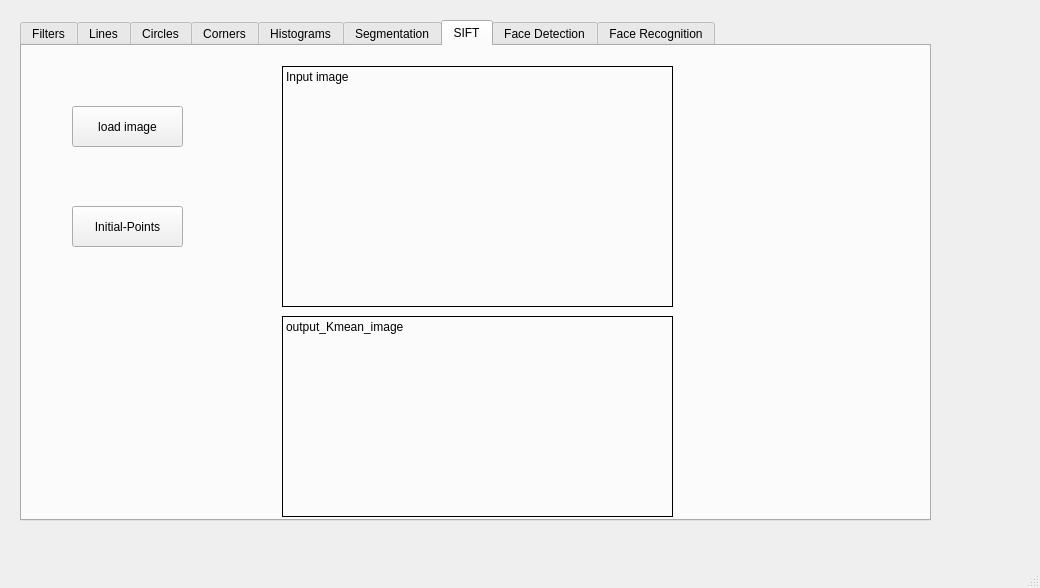
<?xml version="1.0" encoding="UTF-8"?>
<ui version="4.0">
 <class>MainWindow</class>
 <widget class="QMainWindow" name="MainWindow">
  <property name="geometry">
   <rect>
    <x>0</x>
    <y>0</y>
    <width>1040</width>
    <height>588</height>
   </rect>
  </property>
  <property name="windowTitle">
   <string>MainWindow</string>
  </property>
  <widget class="QWidget" name="centralwidget">
   <widget class="QWidget" name="gridLayoutWidget">
    <property name="geometry">
     <rect>
      <x>20</x>
      <y>20</y>
      <width>911</width>
      <height>501</height>
     </rect>
    </property>
    <layout class="QGridLayout" name="gridLayout">
     <item row="1" column="0">
      <widget class="QTabWidget" name="tabWidget">
       <property name="enabled">
        <bool>true</bool>
       </property>
       <property name="currentIndex">
        <number>6</number>
       </property>
       <widget class="QWidget" name="tab_filters">
        <attribute name="title">
         <string>Filters</string>
        </attribute>
        <widget class="QLabel" name="label_filters_input">
         <property name="geometry">
          <rect>
           <x>180</x>
           <y>30</y>
           <width>331</width>
           <height>231</height>
          </rect>
         </property>
         <property name="frameShape">
          <enum>QFrame::Box</enum>
         </property>
         <property name="text">
          <string>Input image</string>
         </property>
         <property name="alignment">
          <set>Qt::AlignLeading|Qt::AlignLeft|Qt::AlignTop</set>
         </property>
        </widget>
        <widget class="QLabel" name="label_filters_output">
         <property name="geometry">
          <rect>
           <x>520</x>
           <y>30</y>
           <width>331</width>
           <height>231</height>
          </rect>
         </property>
         <property name="frameShape">
          <enum>QFrame::Box</enum>
         </property>
         <property name="text">
          <string>Output image</string>
         </property>
         <property name="textFormat">
          <enum>Qt::PlainText</enum>
         </property>
         <property name="alignment">
          <set>Qt::AlignLeading|Qt::AlignLeft|Qt::AlignTop</set>
         </property>
        </widget>
        <widget class="QPushButton" name="pushButton_filters_load">
         <property name="geometry">
          <rect>
           <x>20</x>
           <y>30</y>
           <width>121</width>
           <height>81</height>
          </rect>
         </property>
         <property name="text">
          <string>Load Image</string>
         </property>
        </widget>
        <widget class="QGroupBox" name="groupBox">
         <property name="geometry">
          <rect>
           <x>30</x>
           <y>280</y>
           <width>851</width>
           <height>151</height>
          </rect>
         </property>
         <property name="title">
          <string>Filter Settings</string>
         </property>
         <widget class="QWidget" name="horizontalLayoutWidget">
          <property name="geometry">
           <rect>
            <x>20</x>
            <y>40</y>
            <width>311</width>
            <height>41</height>
           </rect>
          </property>
          <layout class="QHBoxLayout" name="horizontalLayout">
           <item>
            <widget class="QLabel" name="label_3">
             <property name="text">
              <string>Select spatial domain Filter</string>
             </property>
            </widget>
           </item>
           <item>
            <widget class="QComboBox" name="comboBox">
             <property name="editable">
              <bool>false</bool>
             </property>
             <property name="currentText">
              <string/>
             </property>
            </widget>
           </item>
          </layout>
         </widget>
         <widget class="QGroupBox" name="groupBox_2">
          <property name="geometry">
           <rect>
            <x>340</x>
            <y>20</y>
            <width>371</width>
            <height>141</height>
           </rect>
          </property>
          <property name="title">
           <string>Additional Parameters (Spatial domain filters only)</string>
          </property>
          <widget class="QLineEdit" name="lineEdit">
           <property name="geometry">
            <rect>
             <x>170</x>
             <y>30</y>
             <width>31</width>
             <height>20</height>
            </rect>
           </property>
          </widget>
          <widget class="QLabel" name="label_12">
           <property name="geometry">
            <rect>
             <x>30</x>
             <y>30</y>
             <width>131</width>
             <height>21</height>
            </rect>
           </property>
           <property name="text">
            <string>Sigma value (σ) =</string>
           </property>
          </widget>
          <widget class="QLabel" name="label_13">
           <property name="geometry">
            <rect>
             <x>30</x>
             <y>50</y>
             <width>361</width>
             <height>20</height>
            </rect>
           </property>
           <property name="text">
            <string>&quot;for Gaussian and LoG filters only&quot;</string>
           </property>
          </widget>
          <widget class="QLineEdit" name="lineEdit_2">
           <property name="geometry">
            <rect>
             <x>170</x>
             <y>80</y>
             <width>31</width>
             <height>20</height>
            </rect>
           </property>
          </widget>
          <widget class="QLabel" name="label_14">
           <property name="geometry">
            <rect>
             <x>30</x>
             <y>80</y>
             <width>141</width>
             <height>20</height>
            </rect>
           </property>
           <property name="text">
            <string>Sigma values (σ) =</string>
           </property>
          </widget>
          <widget class="QLineEdit" name="lineEdit_3">
           <property name="geometry">
            <rect>
             <x>220</x>
             <y>80</y>
             <width>31</width>
             <height>20</height>
            </rect>
           </property>
          </widget>
          <widget class="QLabel" name="label_15">
           <property name="geometry">
            <rect>
             <x>30</x>
             <y>100</y>
             <width>101</width>
             <height>20</height>
            </rect>
           </property>
           <property name="text">
            <string>&quot;for DoG only&quot;</string>
           </property>
          </widget>
         </widget>
         <widget class="QWidget" name="horizontalLayoutWidget_2">
          <property name="geometry">
           <rect>
            <x>20</x>
            <y>90</y>
            <width>311</width>
            <height>41</height>
           </rect>
          </property>
          <layout class="QHBoxLayout" name="horizontalLayout_2">
           <item>
            <widget class="QLabel" name="label_16">
             <property name="text">
              <string>Select Fourier domain Filter</string>
             </property>
            </widget>
           </item>
           <item>
            <widget class="QComboBox" name="comboBox_2">
             <property name="editable">
              <bool>false</bool>
             </property>
             <property name="currentText">
              <string/>
             </property>
             <item>
              <property name="text">
               <string/>
              </property>
             </item>
             <item>
              <property name="text">
               <string>Low Pass Filter</string>
              </property>
             </item>
             <item>
              <property name="text">
               <string>High Pass Filter</string>
              </property>
             </item>
            </widget>
           </item>
          </layout>
         </widget>
         <widget class="QLineEdit" name="lineEdit_4">
          <property name="geometry">
           <rect>
            <x>120</x>
            <y>130</y>
            <width>21</width>
            <height>20</height>
           </rect>
          </property>
          <property name="text">
           <string/>
          </property>
         </widget>
         <widget class="QLineEdit" name="lineEdit_5">
          <property name="geometry">
           <rect>
            <x>210</x>
            <y>130</y>
            <width>21</width>
            <height>20</height>
           </rect>
          </property>
          <property name="text">
           <string/>
          </property>
         </widget>
         <widget class="QLabel" name="label">
          <property name="geometry">
           <rect>
            <x>74</x>
            <y>130</y>
            <width>41</width>
            <height>21</height>
           </rect>
          </property>
          <property name="text">
           <string>LPFK</string>
          </property>
         </widget>
         <widget class="QLabel" name="label_2">
          <property name="geometry">
           <rect>
            <x>160</x>
            <y>130</y>
            <width>51</width>
            <height>21</height>
           </rect>
          </property>
          <property name="text">
           <string>HPFK</string>
          </property>
         </widget>
        </widget>
        <widget class="QPushButton" name="pushButton_FourierTransform">
         <property name="geometry">
          <rect>
           <x>10</x>
           <y>120</y>
           <width>161</width>
           <height>71</height>
          </rect>
         </property>
         <property name="text">
          <string>Fourier Transform</string>
         </property>
        </widget>
       </widget>
       <widget class="QWidget" name="tab_lines">
        <attribute name="title">
         <string>Lines</string>
        </attribute>
        <widget class="QLabel" name="label_lines_input">
         <property name="geometry">
          <rect>
           <x>150</x>
           <y>30</y>
           <width>241</width>
           <height>171</height>
          </rect>
         </property>
         <property name="frameShape">
          <enum>QFrame::Box</enum>
         </property>
         <property name="text">
          <string>Input image</string>
         </property>
         <property name="alignment">
          <set>Qt::AlignLeading|Qt::AlignLeft|Qt::AlignTop</set>
         </property>
        </widget>
        <widget class="QLabel" name="label_4">
         <property name="geometry">
          <rect>
           <x>30</x>
           <y>140</y>
           <width>71</width>
           <height>21</height>
          </rect>
         </property>
         <property name="text">
          <string>Name:</string>
         </property>
        </widget>
        <widget class="QLabel" name="label_5">
         <property name="geometry">
          <rect>
           <x>30</x>
           <y>170</y>
           <width>71</width>
           <height>21</height>
          </rect>
         </property>
         <property name="text">
          <string>Size:</string>
         </property>
        </widget>
        <widget class="QPushButton" name="pushButton_lines_load">
         <property name="geometry">
          <rect>
           <x>20</x>
           <y>30</y>
           <width>121</width>
           <height>81</height>
          </rect>
         </property>
         <property name="text">
          <string>Load Image</string>
         </property>
        </widget>
        <widget class="QLabel" name="label_lines_hough">
         <property name="geometry">
          <rect>
           <x>150</x>
           <y>210</y>
           <width>241</width>
           <height>191</height>
          </rect>
         </property>
         <property name="frameShape">
          <enum>QFrame::Box</enum>
         </property>
         <property name="text">
          <string>Hough Space</string>
         </property>
         <property name="textFormat">
          <enum>Qt::PlainText</enum>
         </property>
         <property name="alignment">
          <set>Qt::AlignLeading|Qt::AlignLeft|Qt::AlignTop</set>
         </property>
        </widget>
        <widget class="QLabel" name="label_lines_input_2">
         <property name="geometry">
          <rect>
           <x>450</x>
           <y>30</y>
           <width>261</width>
           <height>171</height>
          </rect>
         </property>
         <property name="frameShape">
          <enum>QFrame::Box</enum>
         </property>
         <property name="text">
          <string>Image with significant lines</string>
         </property>
         <property name="alignment">
          <set>Qt::AlignLeading|Qt::AlignLeft|Qt::AlignTop</set>
         </property>
        </widget>
        <widget class="QLabel" name="label_lines_hough_2">
         <property name="geometry">
          <rect>
           <x>450</x>
           <y>210</y>
           <width>261</width>
           <height>191</height>
          </rect>
         </property>
         <property name="frameShape">
          <enum>QFrame::Box</enum>
         </property>
         <property name="text">
          <string>canny</string>
         </property>
         <property name="textFormat">
          <enum>Qt::PlainText</enum>
         </property>
         <property name="alignment">
          <set>Qt::AlignLeading|Qt::AlignLeft|Qt::AlignTop</set>
         </property>
        </widget>
       </widget>
       <widget class="QWidget" name="tab_circles">
        <property name="enabled">
         <bool>true</bool>
        </property>
        <attribute name="title">
         <string>Circles</string>
        </attribute>
        <widget class="QPushButton" name="pushButton_circles_load">
         <property name="geometry">
          <rect>
           <x>50</x>
           <y>30</y>
           <width>121</width>
           <height>81</height>
          </rect>
         </property>
         <property name="text">
          <string>Load Image</string>
         </property>
        </widget>
        <widget class="QLabel" name="label_circles_input">
         <property name="geometry">
          <rect>
           <x>180</x>
           <y>30</y>
           <width>241</width>
           <height>171</height>
          </rect>
         </property>
         <property name="frameShape">
          <enum>QFrame::Box</enum>
         </property>
         <property name="text">
          <string>Input image</string>
         </property>
         <property name="alignment">
          <set>Qt::AlignLeading|Qt::AlignLeft|Qt::AlignTop</set>
         </property>
        </widget>
        <widget class="QLabel" name="label_circles_hough">
         <property name="geometry">
          <rect>
           <x>180</x>
           <y>210</y>
           <width>561</width>
           <height>191</height>
          </rect>
         </property>
         <property name="frameShape">
          <enum>QFrame::Box</enum>
         </property>
         <property name="text">
          <string>Hough Space</string>
         </property>
         <property name="textFormat">
          <enum>Qt::PlainText</enum>
         </property>
         <property name="alignment">
          <set>Qt::AlignLeading|Qt::AlignLeft|Qt::AlignTop</set>
         </property>
        </widget>
        <widget class="QLabel" name="label_6">
         <property name="geometry">
          <rect>
           <x>60</x>
           <y>140</y>
           <width>71</width>
           <height>21</height>
          </rect>
         </property>
         <property name="text">
          <string>Name:</string>
         </property>
        </widget>
        <widget class="QLabel" name="label_7">
         <property name="geometry">
          <rect>
           <x>60</x>
           <y>170</y>
           <width>71</width>
           <height>21</height>
          </rect>
         </property>
         <property name="text">
          <string>Size:</string>
         </property>
        </widget>
        <widget class="QLabel" name="label_circles_output">
         <property name="geometry">
          <rect>
           <x>480</x>
           <y>30</y>
           <width>261</width>
           <height>171</height>
          </rect>
         </property>
         <property name="frameShape">
          <enum>QFrame::Box</enum>
         </property>
         <property name="text">
          <string>Image with significant lines</string>
         </property>
         <property name="alignment">
          <set>Qt::AlignLeading|Qt::AlignLeft|Qt::AlignTop</set>
         </property>
        </widget>
       </widget>
       <widget class="QWidget" name="tab_corners">
        <attribute name="title">
         <string>Corners</string>
        </attribute>
        <widget class="QPushButton" name="pushButton_corners_load">
         <property name="geometry">
          <rect>
           <x>30</x>
           <y>30</y>
           <width>121</width>
           <height>81</height>
          </rect>
         </property>
         <property name="text">
          <string>Load Image</string>
         </property>
        </widget>
        <widget class="QLabel" name="label_corners_input">
         <property name="geometry">
          <rect>
           <x>260</x>
           <y>30</y>
           <width>241</width>
           <height>171</height>
          </rect>
         </property>
         <property name="frameShape">
          <enum>QFrame::Box</enum>
         </property>
         <property name="text">
          <string>Image with significant lines</string>
         </property>
         <property name="alignment">
          <set>Qt::AlignLeading|Qt::AlignLeft|Qt::AlignTop</set>
         </property>
        </widget>
        <widget class="QLabel" name="label_corners_edge">
         <property name="geometry">
          <rect>
           <x>260</x>
           <y>210</y>
           <width>241</width>
           <height>191</height>
          </rect>
         </property>
         <property name="frameShape">
          <enum>QFrame::Box</enum>
         </property>
         <property name="text">
          <string>Edge Image</string>
         </property>
         <property name="textFormat">
          <enum>Qt::PlainText</enum>
         </property>
         <property name="alignment">
          <set>Qt::AlignLeading|Qt::AlignLeft|Qt::AlignTop</set>
         </property>
        </widget>
        <widget class="QLabel" name="label_8">
         <property name="geometry">
          <rect>
           <x>40</x>
           <y>140</y>
           <width>71</width>
           <height>21</height>
          </rect>
         </property>
         <property name="text">
          <string>Name:</string>
         </property>
        </widget>
        <widget class="QLabel" name="label_9">
         <property name="geometry">
          <rect>
           <x>40</x>
           <y>170</y>
           <width>71</width>
           <height>21</height>
          </rect>
         </property>
         <property name="text">
          <string>Size:</string>
         </property>
        </widget>
        <widget class="QLabel" name="label_corners_corners_output">
         <property name="geometry">
          <rect>
           <x>510</x>
           <y>30</y>
           <width>261</width>
           <height>171</height>
          </rect>
         </property>
         <property name="frameShape">
          <enum>QFrame::Box</enum>
         </property>
         <property name="text">
          <string>Image with significant corners</string>
         </property>
         <property name="alignment">
          <set>Qt::AlignLeading|Qt::AlignLeft|Qt::AlignTop</set>
         </property>
        </widget>
        <widget class="QLabel" name="label_corners_corners">
         <property name="geometry">
          <rect>
           <x>510</x>
           <y>210</y>
           <width>261</width>
           <height>191</height>
          </rect>
         </property>
         <property name="frameShape">
          <enum>QFrame::Box</enum>
         </property>
         <property name="text">
          <string>Corner Image</string>
         </property>
         <property name="textFormat">
          <enum>Qt::PlainText</enum>
         </property>
         <property name="alignment">
          <set>Qt::AlignLeading|Qt::AlignLeft|Qt::AlignTop</set>
         </property>
        </widget>
        <widget class="QPushButton" name="pushButton_corners_load_2">
         <property name="geometry">
          <rect>
           <x>30</x>
           <y>230</y>
           <width>121</width>
           <height>81</height>
          </rect>
         </property>
         <property name="text">
          <string>Get Corners</string>
         </property>
        </widget>
       </widget>
       <widget class="QWidget" name="tab_histograms">
        <attribute name="title">
         <string>Histograms</string>
        </attribute>
        <widget class="QLabel" name="label_histograms_houtput">
         <property name="geometry">
          <rect>
           <x>520</x>
           <y>200</y>
           <width>261</width>
           <height>191</height>
          </rect>
         </property>
         <property name="frameShape">
          <enum>QFrame::Box</enum>
         </property>
         <property name="text">
          <string>Output Histogram</string>
         </property>
         <property name="textFormat">
          <enum>Qt::PlainText</enum>
         </property>
         <property name="alignment">
          <set>Qt::AlignLeading|Qt::AlignLeft|Qt::AlignTop</set>
         </property>
        </widget>
        <widget class="QPushButton" name="pushButton_histograms_load">
         <property name="geometry">
          <rect>
           <x>40</x>
           <y>20</y>
           <width>121</width>
           <height>81</height>
          </rect>
         </property>
         <property name="text">
          <string>Load image</string>
         </property>
        </widget>
        <widget class="QLabel" name="label_histograms_input">
         <property name="geometry">
          <rect>
           <x>270</x>
           <y>20</y>
           <width>241</width>
           <height>171</height>
          </rect>
         </property>
         <property name="frameShape">
          <enum>QFrame::Box</enum>
         </property>
         <property name="text">
          <string>Input image</string>
         </property>
         <property name="alignment">
          <set>Qt::AlignLeading|Qt::AlignLeft|Qt::AlignTop</set>
         </property>
        </widget>
        <widget class="QLabel" name="label_histograms_output">
         <property name="geometry">
          <rect>
           <x>520</x>
           <y>20</y>
           <width>261</width>
           <height>171</height>
          </rect>
         </property>
         <property name="frameShape">
          <enum>QFrame::Box</enum>
         </property>
         <property name="text">
          <string>Output image</string>
         </property>
         <property name="alignment">
          <set>Qt::AlignLeading|Qt::AlignLeft|Qt::AlignTop</set>
         </property>
        </widget>
        <widget class="QLabel" name="label_10">
         <property name="geometry">
          <rect>
           <x>50</x>
           <y>160</y>
           <width>71</width>
           <height>21</height>
          </rect>
         </property>
         <property name="text">
          <string>Size:</string>
         </property>
        </widget>
        <widget class="QLabel" name="label_11">
         <property name="geometry">
          <rect>
           <x>50</x>
           <y>130</y>
           <width>71</width>
           <height>21</height>
          </rect>
         </property>
         <property name="text">
          <string>Name:</string>
         </property>
        </widget>
        <widget class="QLabel" name="label_histograms_hinput">
         <property name="geometry">
          <rect>
           <x>270</x>
           <y>200</y>
           <width>241</width>
           <height>191</height>
          </rect>
         </property>
         <property name="frameShape">
          <enum>QFrame::Box</enum>
         </property>
         <property name="text">
          <string>Input Histogram</string>
         </property>
         <property name="textFormat">
          <enum>Qt::PlainText</enum>
         </property>
         <property name="alignment">
          <set>Qt::AlignLeading|Qt::AlignLeft|Qt::AlignTop</set>
         </property>
        </widget>
        <widget class="QRadioButton" name="radioButton">
         <property name="geometry">
          <rect>
           <x>20</x>
           <y>220</y>
           <width>112</width>
           <height>23</height>
          </rect>
         </property>
         <property name="text">
          <string>Equalization</string>
         </property>
        </widget>
        <widget class="QRadioButton" name="radioButton_2">
         <property name="geometry">
          <rect>
           <x>130</x>
           <y>220</y>
           <width>112</width>
           <height>23</height>
          </rect>
         </property>
         <property name="text">
          <string>Matching</string>
         </property>
        </widget>
        <widget class="QPushButton" name="pushButton_histograms_load_target">
         <property name="geometry">
          <rect>
           <x>30</x>
           <y>280</y>
           <width>161</width>
           <height>71</height>
          </rect>
         </property>
         <property name="text">
          <string>Load target image</string>
         </property>
        </widget>
       </widget>
       <widget class="QWidget" name="tab_segmentation">
        <attribute name="title">
         <string>Segmentation</string>
        </attribute>
        <widget class="QLabel" name="input_snake_image">
         <property name="geometry">
          <rect>
           <x>270</x>
           <y>40</y>
           <width>421</width>
           <height>361</height>
          </rect>
         </property>
         <property name="frameShape">
          <enum>QFrame::Box</enum>
         </property>
         <property name="text">
          <string>Input image</string>
         </property>
         <property name="alignment">
          <set>Qt::AlignLeading|Qt::AlignLeft|Qt::AlignTop</set>
         </property>
        </widget>
        <widget class="QPushButton" name="load_snake_image">
         <property name="geometry">
          <rect>
           <x>50</x>
           <y>70</y>
           <width>111</width>
           <height>41</height>
          </rect>
         </property>
         <property name="text">
          <string>load image</string>
         </property>
        </widget>
        <widget class="QPushButton" name="Contour_snake_image">
         <property name="geometry">
          <rect>
           <x>50</x>
           <y>170</y>
           <width>111</width>
           <height>41</height>
          </rect>
         </property>
         <property name="text">
          <string>CONTOUR</string>
         </property>
        </widget>
       </widget>
       <widget class="QWidget" name="tab_SIFT">
        <attribute name="title">
         <string>SIFT</string>
        </attribute>
        <widget class="QPushButton" name="Kmean_initial_points">
         <property name="geometry">
          <rect>
           <x>50</x>
           <y>160</y>
           <width>111</width>
           <height>41</height>
          </rect>
         </property>
         <property name="text">
          <string>Initial-Points</string>
         </property>
        </widget>
        <widget class="QLabel" name="input_Kmean_image">
         <property name="geometry">
          <rect>
           <x>260</x>
           <y>20</y>
           <width>391</width>
           <height>241</height>
          </rect>
         </property>
         <property name="frameShape">
          <enum>QFrame::Box</enum>
         </property>
         <property name="text">
          <string>Input image</string>
         </property>
         <property name="alignment">
          <set>Qt::AlignLeading|Qt::AlignLeft|Qt::AlignTop</set>
         </property>
        </widget>
        <widget class="QPushButton" name="load_Kmean_image">
         <property name="geometry">
          <rect>
           <x>50</x>
           <y>60</y>
           <width>111</width>
           <height>41</height>
          </rect>
         </property>
         <property name="text">
          <string>load image</string>
         </property>
        </widget>
        <widget class="QLabel" name="output_Kmean_image">
         <property name="geometry">
          <rect>
           <x>260</x>
           <y>270</y>
           <width>391</width>
           <height>201</height>
          </rect>
         </property>
         <property name="frameShape">
          <enum>QFrame::Box</enum>
         </property>
         <property name="text">
          <string>output_Kmean_image</string>
         </property>
         <property name="alignment">
          <set>Qt::AlignLeading|Qt::AlignLeft|Qt::AlignTop</set>
         </property>
        </widget>
       </widget>
       <widget class="QWidget" name="tab_face_detection">
        <attribute name="title">
         <string>Face Detection</string>
        </attribute>
       </widget>
       <widget class="QWidget" name="tab">
        <attribute name="title">
         <string>Face Recognition</string>
        </attribute>
       </widget>
      </widget>
     </item>
    </layout>
   </widget>
  </widget>
  <widget class="QMenuBar" name="menubar">
   <property name="geometry">
    <rect>
     <x>0</x>
     <y>0</y>
     <width>1040</width>
     <height>21</height>
    </rect>
   </property>
  </widget>
  <widget class="QStatusBar" name="statusbar"/>
 </widget>
 <resources/>
 <connections/>
</ui>
